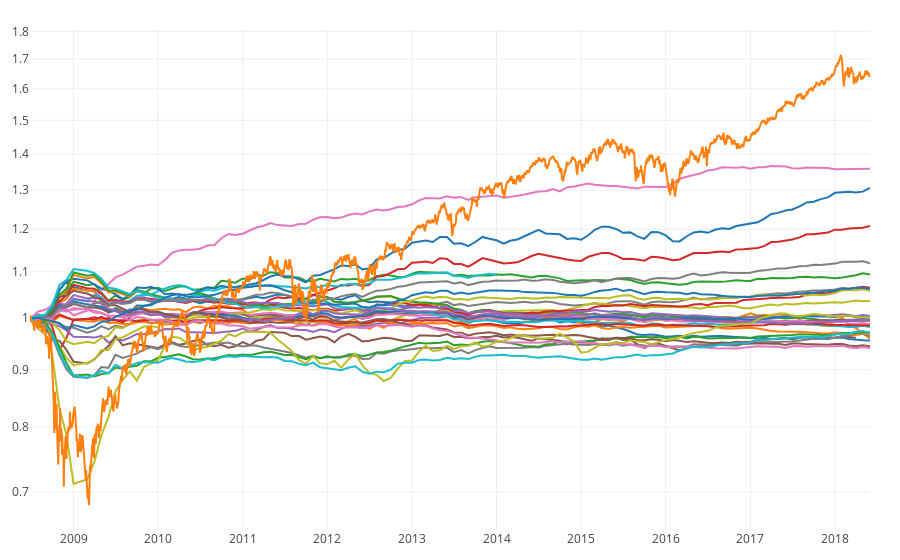

Write notebook code for a chart like this one.
### Markdown cell above
### השוואה של כל קרנות ההשתלמות במסלול כללי לתיק 60\40 פשוט - השוואה יחסית בין הקרנות

### Code cell
def getMedianSer(lst):
    df = pd.DataFrame([s.s for s in lst]).T
    return wrap(df.median(axis=1), "median")

lst = [s / s[0] for s in lst]
finals = [(s, s[-1]) for s in lst]
finals = sorted(finals, key=lambda x: x[1])
medianSer = finals[len(finals) // 2][0]
medianSer = getMedianSer(lst)
lst2 = [s / medianSer for s in lst]

show(*lst2, base, ta=True, legend=False)
